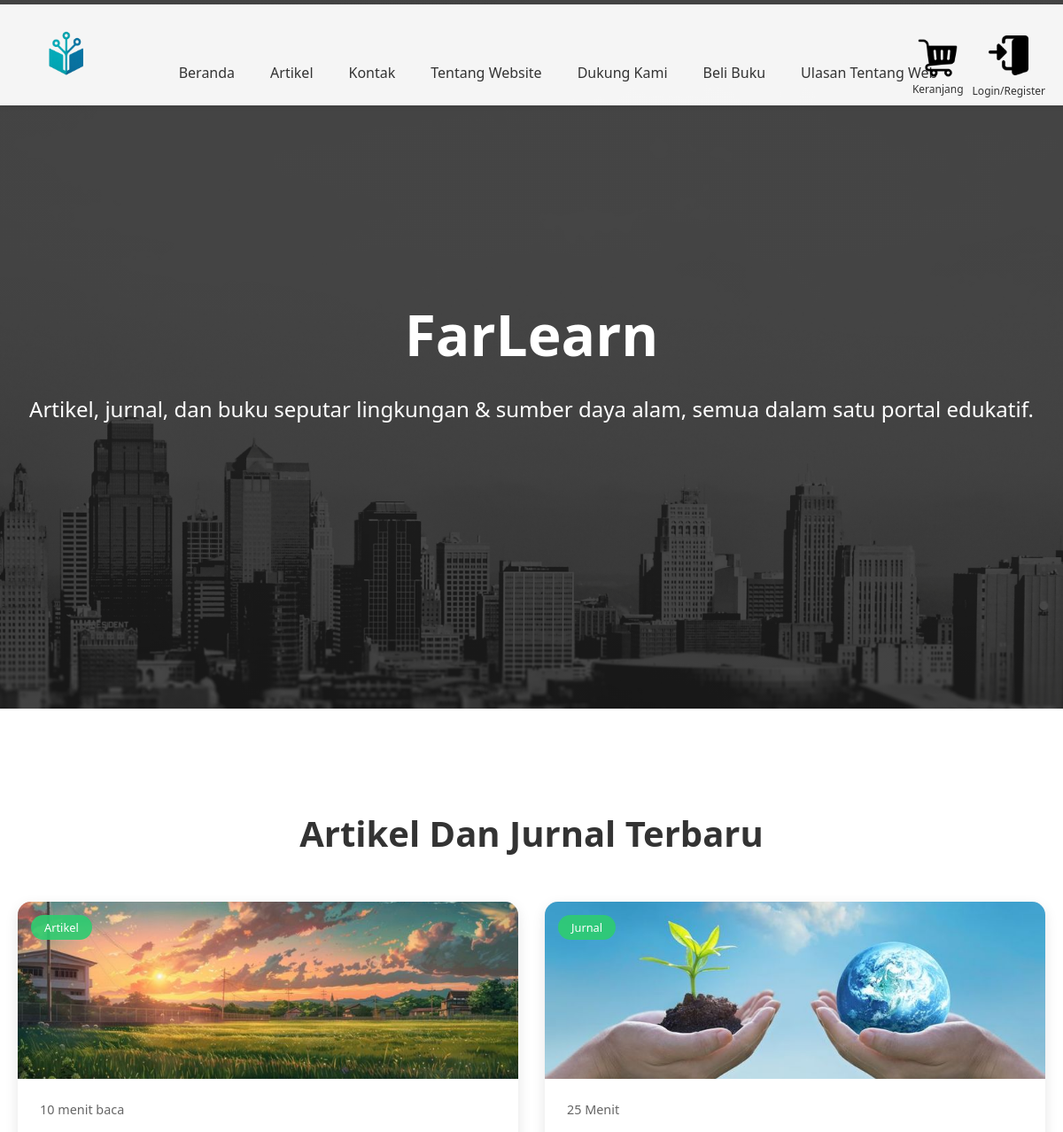
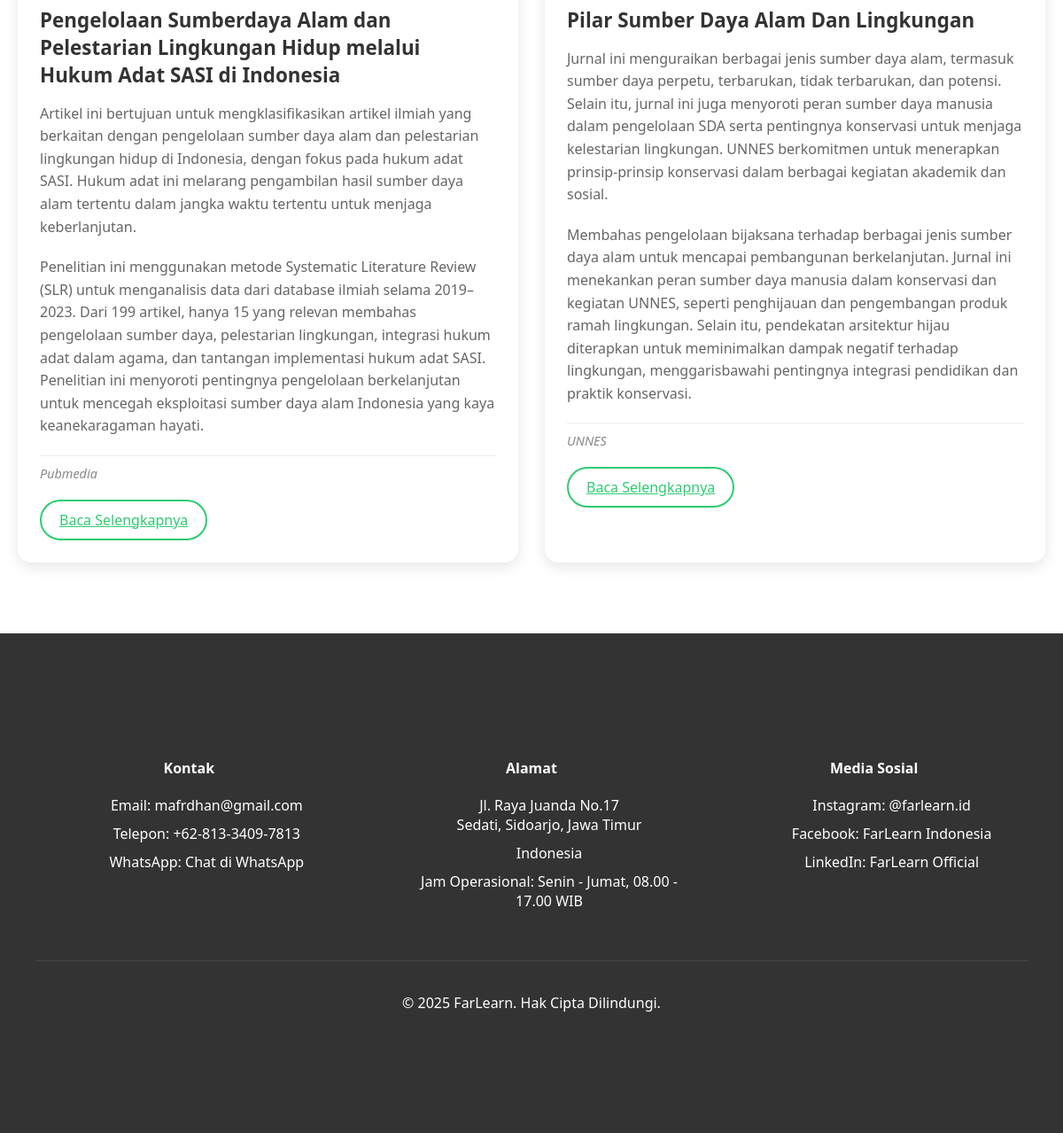
Screenshot of /UKL/ukl.php with the database file from the repository (2 pictures, top to bottom).
### tables this page shows
CREATE TABLE `articles` (
  `id` int(11) NOT NULL,
  `title` varchar(255) DEFAULT NULL,
  `description` text DEFAULT NULL,
  `image` varchar(255) DEFAULT NULL,
  `tags` varchar(255) DEFAULT NULL,
  `url` varchar(255) DEFAULT NULL,
  `text` text DEFAULT NULL,
  `source` varchar(255) DEFAULT NULL,
  `reading_time` varchar(50) DEFAULT NULL
);

### UKL/ukl.php (the view, shortened to what this page needs)
<!DOCTYPE html>
<html lang="id">
<head>
<link rel="stylesheet" href="ukl.css">
</head>
<body>
  <nav>
    <div class="logo">
        <img src="../front_web/farlearn.png" alt="Logo">
    </div>
    <ul>
        <li><a href="#beranda">Beranda</a></li>
        <li><a href="#artikel">Artikel</a></li>
        <li><a href="#kontak">Kontak</a></li>
        <li><a href="http://localhost/farlearn/Profil/about_farlearn.php">Tentang Website</a></li>
        <li><a href="../donation/donation.php">Dukung Kami</a></li>
        <li><a href="../buku/books.php">Beli Buku</a></li>
        <li><a href="../ulasan/ulasan.php">Ulasan Tentang Web</a></li>
    </ul>
  <div class="nav-icons">
  <a href="http://localhost/farlearn/buku/books.php" class="icon-link">
  <div class="icon-with-text">
    <img src="../front_web/cart.png" class="icon" alt="Keranjang">
    <span class="icon-text">Keranjang</span>
  </div>
</a>
  <?php if (isset($_SESSION['email'])): ?>
    <div class="icon-wrapper">
      <a href="http://localhost/farlearn/Login_page/dashboard.php">
        <img src="../front_web/profile.png" alt="Profil" class="icon">
      </a>
      <span class="icon-text">Dashboard</span>
    </div>
  <?php else: ?>
    <div class="icon-wrapper">
      <a href="http://localhost/farlearn/login_page/login.php">
        <img src="../front_web/login.png" alt="Login" class="icon">
      </a>
      <span class="icon-text">Login/Register</span>
    </div>
  <?php endif; ?>
</div>
</nav>
    <header id="beranda">
        <div class="hero-text">
            <h1>FarLearn</h1>
            <p>Artikel, jurnal, dan buku seputar lingkungan & sumber daya alam, semua dalam satu portal edukatif.</p>
        </div>
    </header>
<main>
<section id="artikel" class="section">
<h2 class="section-title">Artikel Dan Jurnal Terbaru</h2>
<div class="cards-container">
<?php
include('../crud/db.php');
$query = mysqli_query($conn,"SELECT * FROM articles");
while($row = mysqli_fetch_array($query)){
?>
<div class="card">
  <div class="card-image">
    <img src="../foto_background/<?php echo $row['image']?>" alt="Gambar Artikel">
    <div class="card-category"><?php echo $row['tags'] ?></div>
  </div>
  <div class="card-content">
    <div class="card-meta">
      <span><?php echo $row['reading_time'] ?></span>
    </div>
    <h3><?php echo $row['title'] ?></h3>
    <p class="card-excerpt"><?php echo $row['description'] ?></p>
    <div class="card-excerpt"><?php echo $row['text'] ?></div>
    <div class="source"><?php echo $row['source'] ?></div>
    <a href="<?php echo $row['url'] ?>" class="read-more">Baca Selengkapnya</a>
  </div>
</div>
 <?php } ?>
</div>
</section>
<footer>
    <section id="kontak" class="section">
        <div class="footer-content">
            <div class="footer-section">
                <h4>Kontak</h4>
                <ul>
                    <li>Email: <a href="mailto:mafrdhan@gmail.com">mafrdhan@gmail.com</a></li>
                    <li>Telepon: <a href="tel:+6281334097813">+62-813-3409-7813</a></li>
                    <li>WhatsApp: <a href="https://wa.me/6281334097813" target="_blank">Chat di WhatsApp</a></li>
                </ul>
            </div>
            <div class="footer-section">
                <h4>Alamat</h4>
                <ul>
                    <li>
                        <a href="https://www.google.com/maps/place/Sedati,+Sidoarjo,+Jawa+Timur" target="_blank">
                            Jl. Raya Juanda No.17<br>
                            Sedati, Sidoarjo, Jawa Timur
                        </a>
                    </li>
                    <li>Indonesia</li>
                    <li>Jam Operasional: Senin - Jumat, 08.00 - 17.00 WIB</li>
                </ul>
            </div>
            <div class="footer-section">
                <h4>Media Sosial</h4>
                <ul>
                    <li><a href="https://instagram.com/farlearn.id" target="_blank">Instagram: @farlearn.id</a></li>
                    <li><a href="https://facebook.com/farlearnindonesia" target="_blank">Facebook: FarLearn Indonesia</a></li>
                    <li><a href="https://linkedin.com/company/farlearn" target="_blank">LinkedIn: FarLearn Official</a></li>
                </ul>
            </div>
        </div>
        <div class="footer-bottom">
            <p>&copy; 2025 FarLearn. Hak Cipta Dilindungi.</p>
        </div>
    </section>
</footer>
    </main>
</body>
</html>

### UKL/ukl.css (style rules this page uses)
body { margin: 0; padding: 0; box-sizing: border-box; font-family: 'Segoe UI', Tahoma, Geneva, Verdana, sans-serif; }
header { background: linear-gradient(rgba(0,0,0,0.7), rgba(0,0,0,0.7)), url('../front_web/Background.png') center/cover; height: 100vh; color: white; display: flex; flex-direction: column-reverse; justify-content: center; align-items: center; text-align: center; padding: 0 20px; }
.logo { display: flex; justify-content: space-between; align-items: center; height: 40px; margin-right: 20px; }
.logo img { height: 90px; margin-left: 20px; margin-top: 50px; }
nav { position: absolute; top: 5px; width: 100%; padding: 10px; background-color: rgba(255, 255, 255, 0.95); box-shadow: 0 2px 5px rgba(0,0,0,0.1); z-index: 1000; }
nav ul { display: flex; justify-content: center; list-style: none; gap: 40px; }
nav a { color: #333; text-decoration: none; font-weight: 500; transition: color 0.3s; }
.hero-text h1 { font-size: 4rem; margin-bottom: 20px; animation: fadeIn 1s ease-in; }
.hero-text p { font-size: 1.5rem; margin-bottom: 30px; animation: fadeIn 1.5s ease-in; }
.section { padding: 80px 20px; }
.section-title { text-align: center; font-size: 2.5rem; margin-bottom: 50px; color: #333; }
.cards-container { display: grid; grid-template-columns: repeat(auto-fit, minmax(300px, 1fr)); gap: 30px; max-width: 1200px; margin: 0 auto; }
.card { background: white; border-radius: 15px; overflow: hidden; box-shadow: 0 5px 15px rgba(0,0,0,0.1); transition: transform 0.3s; position: relative; cursor: pointer; }
.card-image { position: relative; height: 200px; overflow: hidden; background: #ddd; }
.card-image img { width: 100%; height: 100%; object-fit: cover; transition: transform 0.3s; }
.card-category { position: absolute; top: 15px; left: 15px; background: rgba(46, 204, 113, 0.9); color: white; padding: 5px 15px; border-radius: 20px; font-size: 0.8rem; font-weight: 500; }
.card-content { padding: 25px; }
.card-meta { display: flex; gap: 20px; margin-bottom: 15px; font-size: 0.9rem; color: #666; }
.card h3 { color: #333; margin-bottom: 15px; font-size: 1.4rem; }
.card-excerpt { color: #666; line-height: 1.6; margin-bottom: 20px; }
.source { font-size: 0.9rem; color: #888; margin-top: 15px; font-style: italic; border-top: 1px solid #eee; padding-top: 10px; margin-top: 15px; }
.read-more { display: inline-block; padding: 10px 20px; background: transparent; border: 2px solid #2ecc71; color: #2ecc71; border-radius: 25px; font-weight: 500; cursor: pointer; transition: all 0.3s; margin-top: 20px; }
.nav-icons { position: absolute; top: 30px; right: 30px; display: flex; flex-direction: row !important; gap: 10px; align-items: center; }
.nav-icons .icon { width: 45px; height: 45px; object-fit: contain; aspect-ratio: 1 / 1; background-color: transparent; }
.nav-icons { position: absolute; top: 35px; right: 40px; display: flex; flex-direction: column; align-items: center; text-align: center; }
.icon-wrapper { display: flex; flex-direction: column; align-items: center; }
.icon { height: 45px; width: auto; cursor: pointer; transition: transform 0.3s ease; }
.icon-text { margin-top: 4px; font-size: 12px; color: #333; }
.icon-with-text { display: flex; flex-direction: column; align-items: center; }
footer { background-color: #333; color: white; padding: 40px 20px; text-align: center; }
.footer-content { max-width: 1200px; margin: 0 auto; display: grid; grid-template-columns: repeat(auto-fit, minmax(250px, 1fr)); gap: 40px; }
.footer-section h4 { margin-bottom: 20px; }
.footer-section ul { list-style: none; }
.footer-section li { margin-bottom: 10px; }
.footer-section a { color: #fff; text-decoration: none; }
.footer-bottom { margin-top: 40px; padding-top: 20px; border-top: 1px solid rgba(255,255,255,0.1); }

### rows the page displays
articles: image (picture), tags "Artikel", reading_time "10 menit baca", title "Pengelolaan Sumberdaya Alam dan Pelestarian Lingkungan Hidup melalui Hukum Adat SASI di Indonesia", description "Artikel ini bertujuan untuk mengklasifikasikan artikel ilmiah yang berkaitan dengan pengelolaan sumber daya alam dan pelestarian lingkungan hidup di Indonesia, dengan fokus pada hukum adat SASI. Hukum adat ini melarang pengambilan hasil sumber daya alam tertentu dalam jangka waktu tertentu untuk menjaga keberlanjutan.", text "Penelitian ini menggunakan metode Systematic Literature Review (SLR) untuk menganalisis data dari database ilmiah selama 2019–2023. Dari 199 artikel, hanya 15 yang relevan membahas pengelolaan sumber daya, pelestarian lingkungan, integrasi hukum adat dalam agama, dan tantangan implementasi hukum adat SASI. Penelitian ini menyoroti pentingnya pengelolaan berkelanjutan untuk mencegah eksploitasi sumber daya alam Indonesia yang kaya keanekaragaman hayati.", source "Pubmedia"
articles: image (picture), tags "Jurnal", reading_time "25 Menit", title "Pilar Sumber Daya Alam Dan Lingkungan", description "Jurnal ini menguraikan berbagai jenis sumber daya alam, termasuk sumber daya perpetu, terbarukan, tidak terbarukan, dan potensi. Selain itu, jurnal ini juga menyoroti peran sumber daya manusia dalam pengelolaan SDA serta pentingnya konservasi untuk menjaga kelestarian lingkungan. UNNES berkomitmen untuk menerapkan prinsip-prinsip konservasi dalam berbagai kegiatan akademik dan sosial.", text "Membahas pengelolaan bijaksana terhadap berbagai jenis sumber daya alam untuk mencapai pembangunan berkelanjutan. Jurnal ini menekankan peran sumber daya manusia dalam konservasi dan kegiatan UNNES, seperti penghijauan dan pengembangan produk ramah lingkungan. Selain itu, pendekatan arsitektur hijau diterapkan untuk meminimalkan dampak negatif terhadap lingkungan, menggarisbawahi pentingnya integrasi pendidikan dan praktik konservasi.", source "UNNES"
